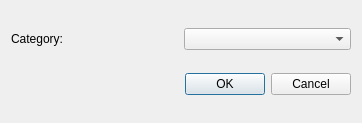
<?xml version="1.0" encoding="UTF-8"?>
<ui version="4.0">
 <class>DataAddForm</class>
 <widget class="QDialog" name="DataAddForm">
  <property name="geometry">
   <rect>
    <x>0</x>
    <y>0</y>
    <width>362</width>
    <height>123</height>
   </rect>
  </property>
  <property name="windowTitle">
   <string>Form</string>
  </property>
  <layout class="QVBoxLayout" name="verticalLayout_3">
   <item>
    <layout class="QHBoxLayout" name="horizontalLayout">
     <item>
      <layout class="QVBoxLayout" name="labelsLayout">
       <item>
        <widget class="QLabel" name="label">
         <property name="text">
          <string>Category:</string>
         </property>
        </widget>
       </item>
      </layout>
     </item>
     <item>
      <layout class="QVBoxLayout" name="inputLayout">
       <item>
        <widget class="QComboBox" name="comboBox"/>
       </item>
      </layout>
     </item>
    </layout>
   </item>
   <item>
    <widget class="QDialogButtonBox" name="buttonBox">
     <property name="standardButtons">
      <set>QDialogButtonBox::Cancel|QDialogButtonBox::Ok</set>
     </property>
    </widget>
   </item>
  </layout>
 </widget>
 <resources/>
 <connections/>
</ui>
